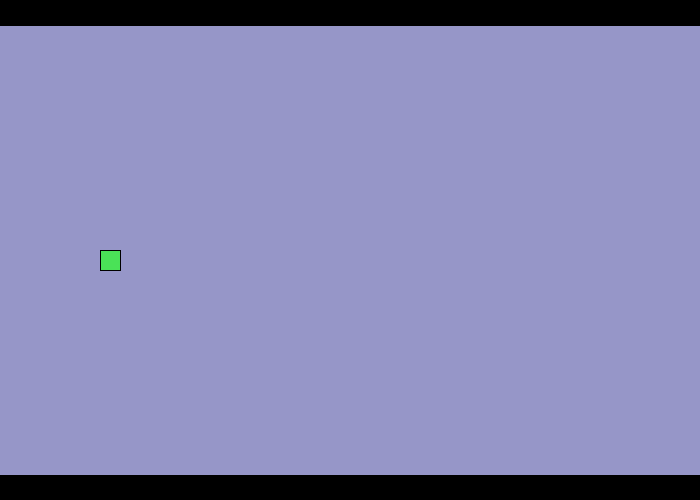
Frame 1 (no input)
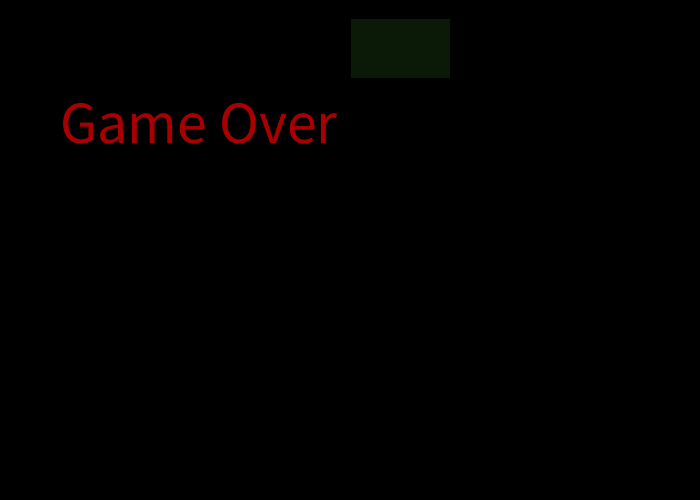
Frame 60 (the mouse pressed at the canvas centre just before this capture)
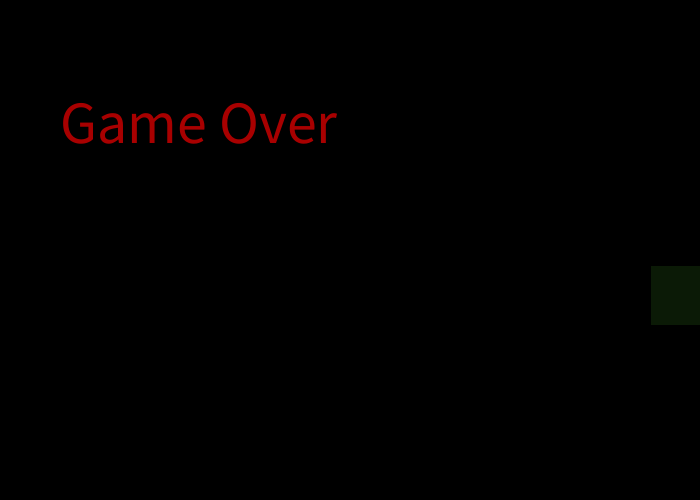
Frame 120 (the mouse held since frame 60 and released just before this capture)

The Processing sketch that drew these frames (run headless with seeded random() and noise(); from frame 60 on, the mouse is pressed at the canvas centre):

// Processing sketch: Game
// ── Game.pde
String s;
String a;
boolean chg=false;
int totalTime1=1200;
int savedTime;
float xpos=100;
float ypos=250;
float velocity=0;
int count=0;
int count2=0;
String score="Game Over";
Rect[] recta = new Rect[1000];
Rect r;
Over o;
  void setup(){
    size(700,500);
    for(int x = 0; x<recta.length; x++ )
      recta[x] = new Rect();
   
    r=new Rect();
    o=new Over();
    
  }
  void draw(){
    background(150,150,200);
    
    fill(0);
    rect(0,475,700,700);
    rect(0,0,700,25);
    playerDraw();
    playerMove();
    rects();
   
  }
  void rects(){
    
    int passedTime=(millis()-savedTime);
    if (chg==false) {
      pushMatrix();
      recta[count].drawrect();
      popMatrix();
      
  
    
    
   
   
  } else {
    pushMatrix();
    recta[count+1].drawrect();
    popMatrix();
    
  
  }
  if (passedTime>totalTime1) {
    println("3 seconds");
    if (chg==false) {
      chg=true;
      count2++;
    } else if (chg==true) {
      chg=false;
      count+=2;
      count2++;
    }
    savedTime=millis();
    println(savedTime);
    println(count);
    println("count"+count2);
  }
    }
   
  
   
  
 void playerDraw() { 
  fill(74, 226, 87); 
  rect(xpos, ypos, 20, 20);
}
 
void playerMove() {
 
 
  float speed =-12.0 ; 
  for(int i=0;i<recta.length;i++){
    if(xpos+20>recta[i].x&&xpos<recta[i].x+100&&ypos+20>recta[i].y&&ypos<recta[i].y+60){
    ypos=100000000;
    o.display();
    score="     Game Over \nYou got a score of:"+Integer.toString(count2);
    
  }
  }
  if (holdLeft) { 
    ypos += speed;
  } 
  if(ypos<10){
    ypos=-200000000;
    o.display();
    
  }
  if(ypos>465){
    ypos=1000000;
    o.display();
    
  }
  if(ypos==500)
    ypos=500;
   
  else
    ypos=ypos+5;

 

 
  
}

public class Over{
  public void display(){
    fill(0);
    rect(0,0,800,800);
    String str = "Game Over";
  fill(168,0,0);
  textSize(60);
  
  
  text(score, 60,100, 800,700);
  
  }
}

boolean holdLeft = false, holdRight = false;
 
void setSignal (boolean setTo) { 
  if (keyCode == LEFT) { 
    holdLeft = setTo;
  } 
  if (keyCode == RIGHT) { 
    holdRight = setTo;
  }
}
 
void keyPressed() { 
  setSignal(true);
}
 
void keyReleased() { 
  setSignal(false);
 
    if (keyCode == UP) { 
    ypos=ypos-15;
    //if (ypos > 400) { 
    //  ypos -=20;
    //} else {
    //  ypos+=20;
    //}
  }
}

public class Rect{
    int y=(int)(Math.random()*410)+15;
    int z;
    int x=700;
    float speed=-25;
    float velocity=0;
  
  public void Rect(){    
    fill(11,26,6);
    rect(x,z,50,100);
    speed+=velocity;
    x+=speed;
    System.out.println("guy");
  }
  
  void drawrect(){
    fill(11,26,6);
   rect(x,y,100,60);
   speed+=velocity;
    x+=speed;
  }
}
